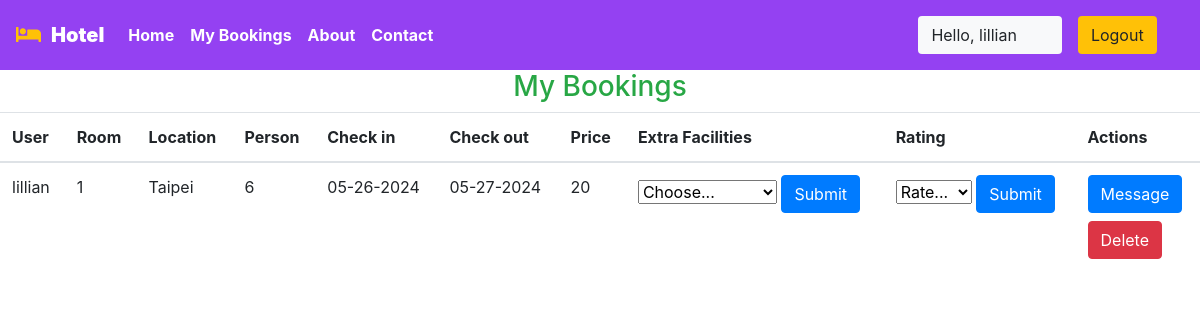
Page /user/bookings (signed in) on the earlier database version.
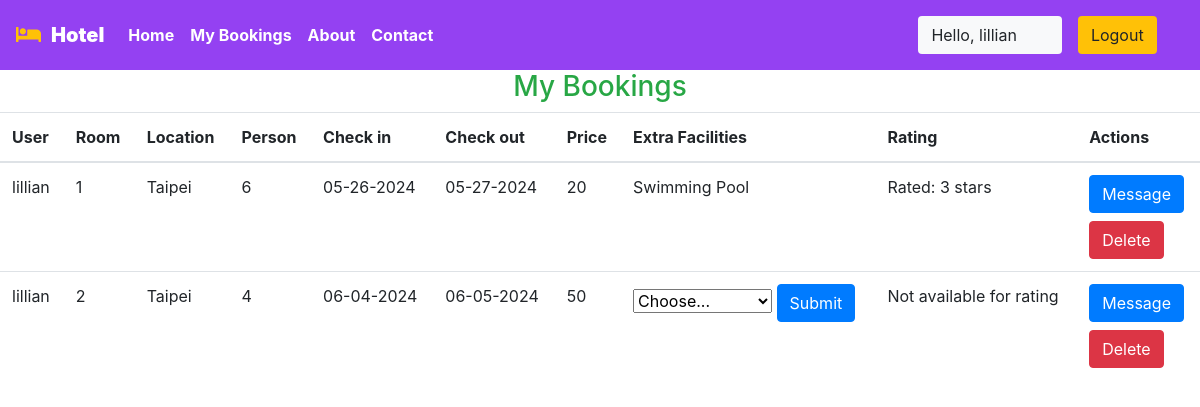
Same page on the later database version.
### management/models.py (models this page shows, shortened)
class Reservation(models.Model):
    check_in = models.DateField(auto_now =False)
    check_out = models.DateField()
    room = models.ForeignKey(Rooms, on_delete = models.CASCADE)
    guest = models.ForeignKey(User, on_delete= models.CASCADE)
    booking_id = models.CharField(max_length=100,default="null")
    rating = models.IntegerField(null=True, blank=True)  # 允許空值並在表單中可選
    facilities = models.IntegerField(null=True,blank=True)

class Rooms(models.Model):
    ROOM_STATUS = (
    ("1", "available"),
    ("2", "not available"),
    )
    ROOM_TYPE = (
    ("1", "premium"),
    ("2", "deluxe"),
    ("3","basic"),
    )
    room_type = models.CharField(max_length=50,choices = ROOM_TYPE)
    capacity = models.IntegerField()
    price = models.IntegerField()
    size = models.IntegerField()
    hotel = models.ForeignKey(Hotels, on_delete = models.CASCADE)
    status = models.CharField(choices =ROOM_STATUS,max_length = 15)
    roomnumber = models.IntegerField()

class Hotels(models.Model):
    name = models.CharField(max_length=30,default="test")
    owner = models.CharField(max_length=20)
    location = models.CharField(max_length=50)
    state = models.CharField(max_length=50,default="Taipei")
    country = models.CharField(max_length=50,default="Taiwan")

### management/views.py (the view)
# urls.py: path('user/bookings', views.user_bookings,name="dashboard"),
@login_required(login_url='/user')
def user_bookings(request):
    if request.user.is_authenticated == False:
        return redirect('userloginpage')
    user = User.objects.all().get(id=request.user.id)
    print(f"request user id ={request.user.id}")
    bookings = Reservation.objects.all().filter(guest=user)
    if not bookings:
        messages.warning(request,"No Bookings Found")
    return HttpResponse(render(request,'user/mybookings.html',{'bookings':bookings}))

### templates/user/mybookings.html (shortened to what this page needs)
{% extends 'basic.html' %} {% block title %}Dashboard {% endblock title %} {% block body %}
{% load app_tags %}
{% now "m-d-Y" as today %}
<h3 class="text-center  text-success">My Bookings </h3>
<table class="table">
    <thead>
        <th>User</th>
        <th>Room</th>
        <th>Location</th>
        <th>Person</th>
        <th>Check in</th>
        <th>Check out</th>
        <th>Price</th>
        <th>Extra Facilities</th>
        <th>Rating</th>
        <th colspan="2">Actions</th>
    </thead>
    {% for each_booking in bookings %}
    <tr>
        <td>{{each_booking.guest.username}}</td>
        <td>{{each_booking.room.roomnumber}}</td>
        <td>{{each_booking.room.hotel.location}}</td>
        <td>{{each_booking.room.capacity}}</td>
        <td>{{each_booking.check_in|date:"m-d-Y"}}</td>
        <td>{{each_booking.check_out|date:"m-d-Y"}}</td>
        <td>{{each_booking.room.price}}</td>
        <td>
            {% if each_booking.facilities %}
                {% if each_booking.facilities == 1 %}
                    Swimming Pool
                {% else %}
                    Gym
                {% endif %}
            {% else %}
                <form method="POST" action="{% url 'book_facilities' each_booking.id %}">
                    <select name="facilities">
                        <option value="">Choose...</option>
                    </select>
                    <button type="submit" class="btn btn-primary">Submit</button>
                </form>
            {% endif %}
        </td>
        <td>
            {% if each_booking.check_out|date:"m-d-Y" < today %}
                {% if each_booking.rating %}
                    Rated: {{ each_booking.rating }} stars
                {% else %}
                <form method="post" action="{% url 'rate_booking' each_booking.id %}">
                    <select name="rating">
                        <option value="">Rate...</option>
                    </select>
                    <button type="submit" class="btn btn-primary">Submit</button>
                </form>
                {% endif %}
            {% else %}
                Not available for rating
            {% endif %}
        </td>
        <td>
            <div class="d-flex flex-column">
                <div class="mb-2">
                    <a href="{% url 'chat_box' each_booking.id %}" class="btn btn-primary">Message</a>
                </div>
                <div>
                    <form method="post" action="{% url 'delete_booking' each_booking.id %}">
                        <button type="submit" class="btn btn-danger">Delete</button>
                    </form>
                </div>
            </div>
        </td>
    </tr>
    {% endfor %}
</table>
{% endblock body %}

Differences in the rows shown:
changed Reservation (number 1 of 2 on the later page): facilities "Choose..." → (not shown); rating "Rate..." → "3"; facilities "Submit" → "Swimming Pool"; rating "Submit" → "Rated: stars"
added Reservation: guest.username "lillian", room.roomnumber "2", room.hotel.location "Taipei", room.capacity "4", check_in "06-04-2024", check_out "06-05-2024", room.price "50", shows "Not available for rating"
